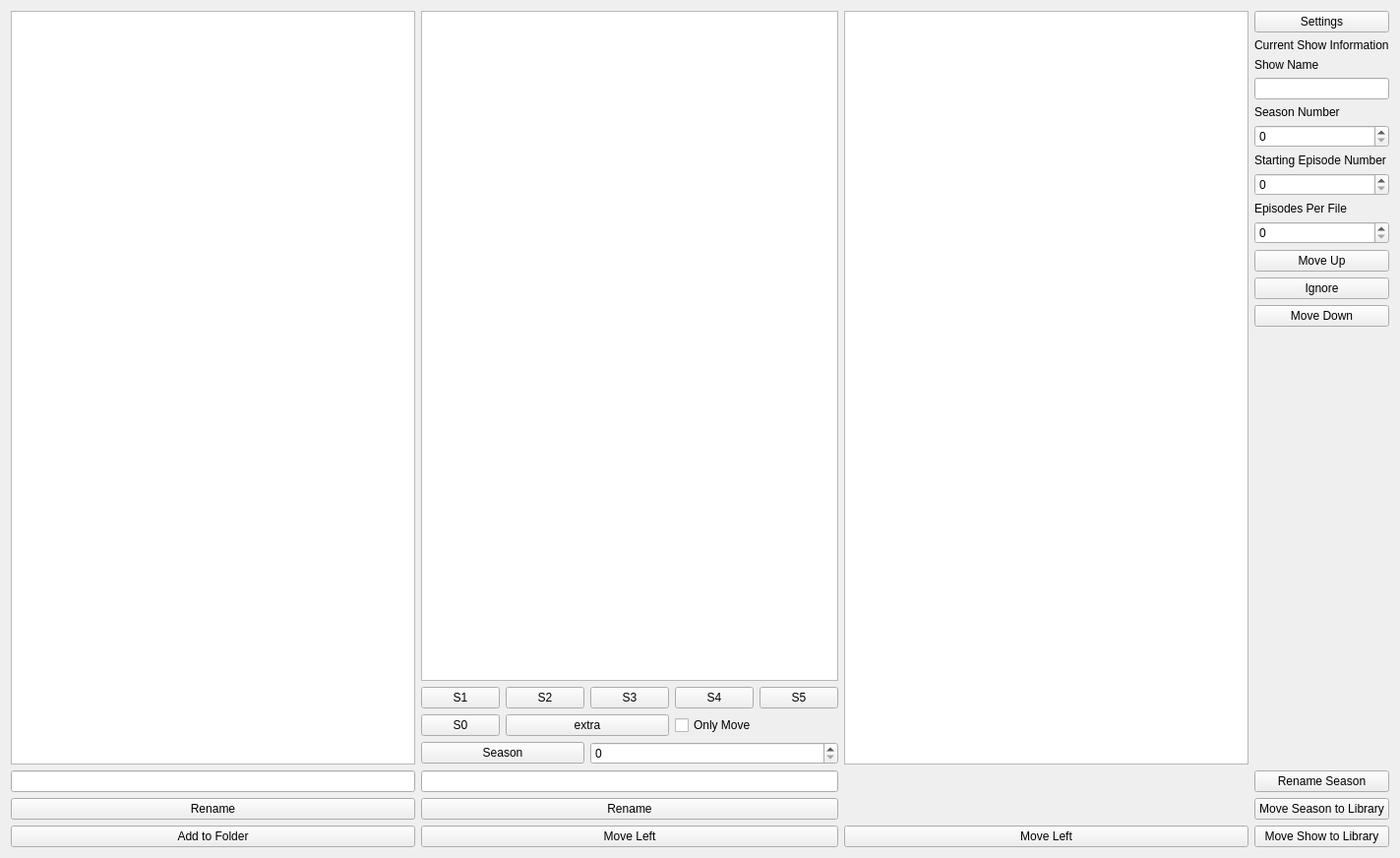
<?xml version="1.0" encoding="UTF-8"?>
<ui version="4.0">
 <class>RenamerWidget</class>
 <widget class="QWidget" name="RenamerWidget">
  <property name="geometry">
   <rect>
    <x>0</x>
    <y>0</y>
    <width>1423</width>
    <height>872</height>
   </rect>
  </property>
  <property name="windowTitle">
   <string>Simplified Video Library Renamer</string>
  </property>
  <layout class="QGridLayout" name="gridLayout" rowstretch="1,0,0,0,0" columnstretch="1,1,1,0">
   <item row="1" column="1">
    <layout class="QGridLayout" name="seasonControls" columnstretch="1,1,1,1,1">
     <item row="0" column="2">
      <widget class="QPushButton" name="bSeason3">
       <property name="toolTip">
        <string>&lt;html&gt;&lt;head/&gt;&lt;body&gt;&lt;p&gt;Multiple files : Moves them into a folder called Season 3&lt;/p&gt;&lt;p&gt;Single Folder : Renames the folder to Season 3&lt;/p&gt;&lt;/body&gt;&lt;/html&gt;</string>
       </property>
       <property name="text">
        <string>S3</string>
       </property>
      </widget>
     </item>
     <item row="0" column="4">
      <widget class="QPushButton" name="bSeason5">
       <property name="toolTip">
        <string>&lt;html&gt;&lt;head/&gt;&lt;body&gt;&lt;p&gt;Multiple files : Moves them into a folder called Season 5&lt;/p&gt;&lt;p&gt;Single Folder : Renames the folder to Season 5&lt;/p&gt;&lt;/body&gt;&lt;/html&gt;</string>
       </property>
       <property name="text">
        <string>S5</string>
       </property>
      </widget>
     </item>
     <item row="1" column="0">
      <widget class="QPushButton" name="bSeason0">
       <property name="toolTip">
        <string>&lt;html&gt;&lt;head/&gt;&lt;body&gt;&lt;p&gt;Season 0 is for specials or OVAs&lt;br/&gt;&lt;/p&gt;&lt;p&gt;Multiple files : Moves them into a folder called Season 0&lt;/p&gt;&lt;p&gt;Single Folder : Renames the folder to Season 0&lt;/p&gt;&lt;/body&gt;&lt;/html&gt;</string>
       </property>
       <property name="text">
        <string>S0</string>
       </property>
      </widget>
     </item>
     <item row="0" column="0">
      <widget class="QPushButton" name="bSeason1">
       <property name="toolTip">
        <string>&lt;html&gt;&lt;head/&gt;&lt;body&gt;&lt;p&gt;Multiple files : Moves them into a folder called Season 1&lt;/p&gt;&lt;p&gt;Single Folder : Renames the folder to Season 1&lt;/p&gt;&lt;/body&gt;&lt;/html&gt;</string>
       </property>
       <property name="text">
        <string>S1</string>
       </property>
      </widget>
     </item>
     <item row="0" column="1">
      <widget class="QPushButton" name="bSeason2">
       <property name="toolTip">
        <string>&lt;html&gt;&lt;head/&gt;&lt;body&gt;&lt;p&gt;Multiple files : Moves them into a folder called Season 2&lt;/p&gt;&lt;p&gt;Single Folder : Renames the folder to Season 2&lt;/p&gt;&lt;/body&gt;&lt;/html&gt;</string>
       </property>
       <property name="text">
        <string>S2</string>
       </property>
      </widget>
     </item>
     <item row="1" column="1" colspan="2">
      <widget class="QPushButton" name="bSeasonExtra">
       <property name="toolTip">
        <string>&lt;html&gt;&lt;head/&gt;&lt;body&gt;&lt;p&gt;Multiple files : Moves them into a folder called Extras&lt;/p&gt;&lt;p&gt;Single Folder : Renames the folder to Extras&lt;/p&gt;&lt;/body&gt;&lt;/html&gt;</string>
       </property>
       <property name="text">
        <string>extra</string>
       </property>
      </widget>
     </item>
     <item row="0" column="3">
      <widget class="QPushButton" name="bSeason4">
       <property name="toolTip">
        <string>&lt;html&gt;&lt;head/&gt;&lt;body&gt;&lt;p&gt;Multiple files : Moves them into a folder called Season 4&lt;/p&gt;&lt;p&gt;Single Folder : Renames the folder to Season 4&lt;/p&gt;&lt;/body&gt;&lt;/html&gt;</string>
       </property>
       <property name="text">
        <string>S4</string>
       </property>
      </widget>
     </item>
     <item row="2" column="0" colspan="2">
      <widget class="QPushButton" name="bSeasonCustom">
       <property name="toolTip">
        <string>&lt;html&gt;&lt;head/&gt;&lt;body&gt;&lt;p&gt;Uses the number from the entry ti the right of this button&lt;/p&gt;&lt;p&gt;Multiple files : Moves them into a folder called Season #&lt;/p&gt;&lt;p&gt;Single Folder : Renames the folder to Season #&lt;/p&gt;&lt;/body&gt;&lt;/html&gt;</string>
       </property>
       <property name="text">
        <string>Season</string>
       </property>
      </widget>
     </item>
     <item row="2" column="2" colspan="3">
      <widget class="QSpinBox" name="eSeasonCustomNumber">
       <property name="maximum">
        <number>100</number>
       </property>
      </widget>
     </item>
     <item row="1" column="3" colspan="2">
      <widget class="QCheckBox" name="cSeasonMoveOnly">
       <property name="toolTip">
        <string>&lt;html&gt;&lt;head/&gt;&lt;body&gt;&lt;p&gt;Disables the special case of when you have only highlighted a single directory - It will put the folder in a new folder instead of renaming that selected folder&lt;/p&gt;&lt;/body&gt;&lt;/html&gt;</string>
       </property>
       <property name="text">
        <string>Only Move</string>
       </property>
      </widget>
     </item>
    </layout>
   </item>
   <item row="2" column="0">
    <widget class="QLineEdit" name="eShowFilename"/>
   </item>
   <item row="0" column="1">
    <widget class="QListWidget" name="listSeasons">
     <property name="selectionMode">
      <enum>QAbstractItemView::ExtendedSelection</enum>
     </property>
    </widget>
   </item>
   <item row="0" column="0" rowspan="2">
    <widget class="QListWidget" name="listShows">
     <property name="dragEnabled">
      <bool>false</bool>
     </property>
     <property name="selectionMode">
      <enum>QAbstractItemView::ExtendedSelection</enum>
     </property>
    </widget>
   </item>
   <item row="0" column="2" rowspan="2">
    <widget class="QListWidget" name="listEpisodes">
     <property name="toolTip">
      <string>&lt;html&gt;&lt;head/&gt;&lt;body&gt;&lt;p&gt;Put the files in the order that you would like them renamed.&lt;/p&gt;&lt;p&gt;The top file will be given the Starting Episode Number&lt;/p&gt;&lt;/body&gt;&lt;/html&gt;</string>
     </property>
     <property name="selectionMode">
      <enum>QAbstractItemView::ExtendedSelection</enum>
     </property>
    </widget>
   </item>
   <item row="3" column="0">
    <widget class="QPushButton" name="bRenameSingleShow">
     <property name="toolTip">
      <string>&lt;html&gt;&lt;head/&gt;&lt;body&gt;&lt;p&gt;Renames the currently selected item to what is in the text box right above this button. (Only on item is renamed)&lt;/p&gt;&lt;/body&gt;&lt;/html&gt;</string>
     </property>
     <property name="text">
      <string>Rename</string>
     </property>
    </widget>
   </item>
   <item row="4" column="0">
    <widget class="QPushButton" name="bShowsMoveRight">
     <property name="toolTip">
      <string>&lt;html&gt;&lt;head/&gt;&lt;body&gt;&lt;p&gt;Moves all the selected files above to a folder. The folder name will be whatever is in the text box right above this button&lt;/p&gt;&lt;/body&gt;&lt;/html&gt;</string>
     </property>
     <property name="text">
      <string>Add to Folder</string>
     </property>
    </widget>
   </item>
   <item row="2" column="1">
    <widget class="QLineEdit" name="eSeasonFilename"/>
   </item>
   <item row="3" column="1">
    <widget class="QPushButton" name="bRenameSingleSeason">
     <property name="toolTip">
      <string>&lt;html&gt;&lt;head/&gt;&lt;body&gt;&lt;p&gt;Renames the currently selected item to what is in the text box right above this button. (Only on item is renamed)&lt;/p&gt;&lt;/body&gt;&lt;/html&gt;</string>
     </property>
     <property name="text">
      <string>Rename</string>
     </property>
    </widget>
   </item>
   <item row="4" column="1">
    <widget class="QPushButton" name="bSeasonsMoveLeft">
     <property name="toolTip">
      <string>&lt;html&gt;&lt;head/&gt;&lt;body&gt;&lt;p&gt;Moves the currently selected files up a level, puting them next to the files/folders in the panel to the left&lt;/p&gt;&lt;/body&gt;&lt;/html&gt;</string>
     </property>
     <property name="text">
      <string>Move Left</string>
     </property>
    </widget>
   </item>
   <item row="4" column="2">
    <widget class="QPushButton" name="bEpisodesMoveLeft">
     <property name="toolTip">
      <string>&lt;html&gt;&lt;head/&gt;&lt;body&gt;&lt;p&gt;Moves the currently selected files up a level, puting them next to the files/folders in the panel to the left&lt;/p&gt;&lt;/body&gt;&lt;/html&gt;</string>
     </property>
     <property name="text">
      <string>Move Left</string>
     </property>
    </widget>
   </item>
   <item row="4" column="3">
    <widget class="QPushButton" name="bMoveShowLibrary">
     <property name="text">
      <string>Move Show to Library</string>
     </property>
    </widget>
   </item>
   <item row="3" column="3">
    <widget class="QPushButton" name="bMoveSeasonLibrary">
     <property name="text">
      <string>Move Season to Library</string>
     </property>
    </widget>
   </item>
   <item row="2" column="3">
    <widget class="QPushButton" name="bRenameSeasonEpisodes">
     <property name="toolTip">
      <string>&lt;html&gt;&lt;head/&gt;&lt;body&gt;&lt;p&gt;Renames all the files in the current episode list (Right Side Panel) using the above Show Information&lt;/p&gt;&lt;/body&gt;&lt;/html&gt;</string>
     </property>
     <property name="text">
      <string>Rename Season</string>
     </property>
    </widget>
   </item>
   <item row="0" column="3" rowspan="2">
    <layout class="QVBoxLayout" name="verticalLayout">
     <property name="sizeConstraint">
      <enum>QLayout::SetDefaultConstraint</enum>
     </property>
     <item>
      <widget class="QPushButton" name="bSettingsWindow">
       <property name="text">
        <string>Settings</string>
       </property>
      </widget>
     </item>
     <item alignment="Qt::AlignLeft|Qt::AlignTop">
      <widget class="QLabel" name="label">
       <property name="text">
        <string>Current Show Information</string>
       </property>
      </widget>
     </item>
     <item alignment="Qt::AlignTop">
      <widget class="QLabel" name="label_2">
       <property name="text">
        <string>Show Name</string>
       </property>
      </widget>
     </item>
     <item alignment="Qt::AlignTop">
      <widget class="QLineEdit" name="eParsedShowName">
       <property name="toolTip">
        <string>&lt;html&gt;&lt;head/&gt;&lt;body&gt;&lt;p&gt;Defaults to the top level folder name. This will override this default.&lt;/p&gt;&lt;/body&gt;&lt;/html&gt;</string>
       </property>
      </widget>
     </item>
     <item>
      <widget class="QLabel" name="label_3">
       <property name="text">
        <string>Season Number</string>
       </property>
      </widget>
     </item>
     <item>
      <widget class="QSpinBox" name="eParsedSeasonNumber"/>
     </item>
     <item>
      <widget class="QLabel" name="label_4">
       <property name="text">
        <string>Starting Episode Number</string>
       </property>
      </widget>
     </item>
     <item>
      <widget class="QSpinBox" name="eParsedStartingEpisodeNumber"/>
     </item>
     <item>
      <widget class="QLabel" name="label_5">
       <property name="text">
        <string>Episodes Per File</string>
       </property>
      </widget>
     </item>
     <item>
      <widget class="QSpinBox" name="eNumberEpisodesPerFile">
       <property name="toolTip">
        <string>&lt;html&gt;&lt;head/&gt;&lt;body&gt;&lt;p&gt;How many e### it applies per file. Useful if many items are combined double episodes.&lt;/p&gt;&lt;/body&gt;&lt;/html&gt;</string>
       </property>
       <property name="maximum">
        <number>24</number>
       </property>
      </widget>
     </item>
     <item>
      <widget class="QPushButton" name="bMoveEpisodesUp">
       <property name="toolTip">
        <string>&lt;html&gt;&lt;head/&gt;&lt;body&gt;&lt;p&gt;Move the currently selected episodes up the list&lt;/p&gt;&lt;/body&gt;&lt;/html&gt;</string>
       </property>
       <property name="text">
        <string>Move Up</string>
       </property>
      </widget>
     </item>
     <item>
      <widget class="QPushButton" name="bIgnoreEpisodes">
       <property name="toolTip">
        <string>&lt;html&gt;&lt;head/&gt;&lt;body&gt;&lt;p&gt;Remove the selected episodes from the list&lt;/p&gt;&lt;/body&gt;&lt;/html&gt;</string>
       </property>
       <property name="text">
        <string>Ignore</string>
       </property>
      </widget>
     </item>
     <item>
      <widget class="QPushButton" name="bMoveEpisodesDown">
       <property name="toolTip">
        <string>&lt;html&gt;&lt;head/&gt;&lt;body&gt;&lt;p&gt;Move the selected episodes down&lt;/p&gt;&lt;/body&gt;&lt;/html&gt;</string>
       </property>
       <property name="text">
        <string>Move Down</string>
       </property>
      </widget>
     </item>
     <item>
      <spacer name="verticalSpacer">
       <property name="orientation">
        <enum>Qt::Vertical</enum>
       </property>
       <property name="sizeHint" stdset="0">
        <size>
         <width>20</width>
         <height>40</height>
        </size>
       </property>
      </spacer>
     </item>
    </layout>
   </item>
  </layout>
 </widget>
 <tabstops>
  <tabstop>listShows</tabstop>
  <tabstop>listSeasons</tabstop>
  <tabstop>listEpisodes</tabstop>
  <tabstop>bSettingsWindow</tabstop>
  <tabstop>eParsedShowName</tabstop>
  <tabstop>eParsedSeasonNumber</tabstop>
  <tabstop>eParsedStartingEpisodeNumber</tabstop>
  <tabstop>bMoveEpisodesUp</tabstop>
  <tabstop>bIgnoreEpisodes</tabstop>
  <tabstop>bMoveEpisodesDown</tabstop>
  <tabstop>bRenameSeasonEpisodes</tabstop>
  <tabstop>bMoveSeasonLibrary</tabstop>
  <tabstop>bMoveShowLibrary</tabstop>
  <tabstop>eShowFilename</tabstop>
  <tabstop>bRenameSingleShow</tabstop>
  <tabstop>bShowsMoveRight</tabstop>
  <tabstop>eSeasonFilename</tabstop>
  <tabstop>bRenameSingleSeason</tabstop>
  <tabstop>bSeasonsMoveLeft</tabstop>
  <tabstop>bEpisodesMoveLeft</tabstop>
  <tabstop>bSeason1</tabstop>
  <tabstop>bSeason2</tabstop>
  <tabstop>bSeason3</tabstop>
  <tabstop>bSeason4</tabstop>
  <tabstop>bSeason5</tabstop>
  <tabstop>bSeason0</tabstop>
  <tabstop>bSeasonExtra</tabstop>
  <tabstop>bSeasonCustom</tabstop>
  <tabstop>eSeasonCustomNumber</tabstop>
 </tabstops>
 <resources/>
 <connections/>
</ui>
